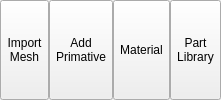
              <widget class="QWidget" name="widget_19" native="true">
               <property name="minimumSize">
                <size>
                 <width>150</width>
                 <height>0</height>
                </size>
               </property>
               <property name="maximumSize">
                <size>
                 <width>900</width>
                 <height>16777215</height>
                </size>
               </property>
               <layout class="QHBoxLayout" name="horizontalLayout_29">
                <property name="spacing">
                 <number>0</number>
                </property>
                <property name="leftMargin">
                 <number>0</number>
                </property>
                <property name="topMargin">
                 <number>0</number>
                </property>
                <property name="rightMargin">
                 <number>0</number>
                </property>
                <property name="bottomMargin">
                 <number>0</number>
                </property>
                <item>
                 <widget class="QToolButton" name="import_mesh_button">
                  <property name="sizePolicy">
                   <sizepolicy hsizetype="Preferred" vsizetype="Expanding">
                    <horstretch>0</horstretch>
                    <verstretch>0</verstretch>
                   </sizepolicy>
                  </property>
                  <property name="text">
                   <string>Import
Mesh</string>
                  </property>
                  <property name="icon">
                   <iconset resource="resources.qrc">
                    <normaloff>:/icons/icons8-import-48.png</normaloff>:/icons/icons8-import-48.png</iconset>
                  </property>
                  <property name="iconSize">
                   <size>
                    <width>36</width>
                    <height>36</height>
                   </size>
                  </property>
                  <property name="toolButtonStyle">
                   <enum>Qt::ToolButtonStyle::ToolButtonTextUnderIcon</enum>
                  </property>
                 </widget>
                </item>
                <item>
                 <widget class="QToolButton" name="add_primative_button">
                  <property name="sizePolicy">
                   <sizepolicy hsizetype="Preferred" vsizetype="Expanding">
                    <horstretch>0</horstretch>
                    <verstretch>0</verstretch>
                   </sizepolicy>
                  </property>
                  <property name="text">
                   <string>Add
Primative</string>
                  </property>
                  <property name="icon">
                   <iconset resource="resources.qrc">
                    <normaloff>:/icons/addPrimative.png</normaloff>:/icons/addPrimative.png</iconset>
                  </property>
                  <property name="iconSize">
                   <size>
                    <width>36</width>
                    <height>36</height>
                   </size>
                  </property>
                  <property name="toolButtonStyle">
                   <enum>Qt::ToolButtonStyle::ToolButtonTextUnderIcon</enum>
                  </property>
                 </widget>
                </item>
                <item>
                 <widget class="QToolButton" name="material_properties_button">
                  <property name="sizePolicy">
                   <sizepolicy hsizetype="Preferred" vsizetype="Preferred">
                    <horstretch>0</horstretch>
                    <verstretch>0</verstretch>
                   </sizepolicy>
                  </property>
                  <property name="text">
                   <string>Material</string>
                  </property>
                  <property name="icon">
                   <iconset resource="resources.qrc">
                    <normaloff>:/icons/icons8-mind-map-48.png</normaloff>:/icons/icons8-mind-map-48.png</iconset>
                  </property>
                  <property name="iconSize">
                   <size>
                    <width>48</width>
                    <height>48</height>
                   </size>
                  </property>
                  <property name="toolButtonStyle">
                   <enum>Qt::ToolButtonStyle::ToolButtonTextUnderIcon</enum>
                  </property>
                 </widget>
                </item>
                <item>
                 <widget class="QToolButton" name="part_library_button">
                  <property name="sizePolicy">
                   <sizepolicy hsizetype="Preferred" vsizetype="Preferred">
                    <horstretch>0</horstretch>
                    <verstretch>0</verstretch>
                   </sizepolicy>
                  </property>
                  <property name="text">
                   <string>Part
Library</string>
                  </property>
                  <property name="icon">
                   <iconset resource="resources.qrc">
                    <normaloff>:/icons/icons8-spring-in-motion-48.png</normaloff>:/icons/icons8-spring-in-motion-48.png</iconset>
                  </property>
                  <property name="iconSize">
                   <size>
                    <width>36</width>
                    <height>36</height>
                   </size>
                  </property>
                  <property name="toolButtonStyle">
                   <enum>Qt::ToolButtonStyle::ToolButtonTextUnderIcon</enum>
                  </property>
                 </widget>
                </item>
               </layout>
              </widget>
